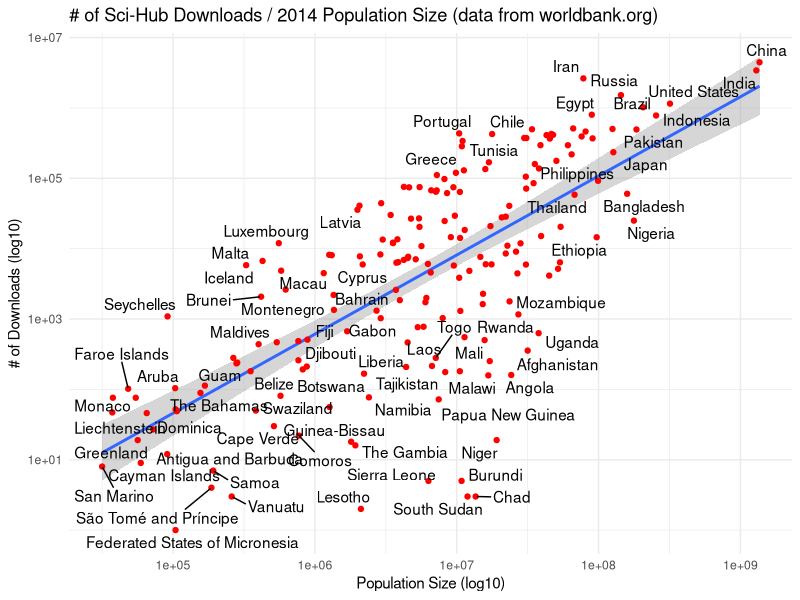
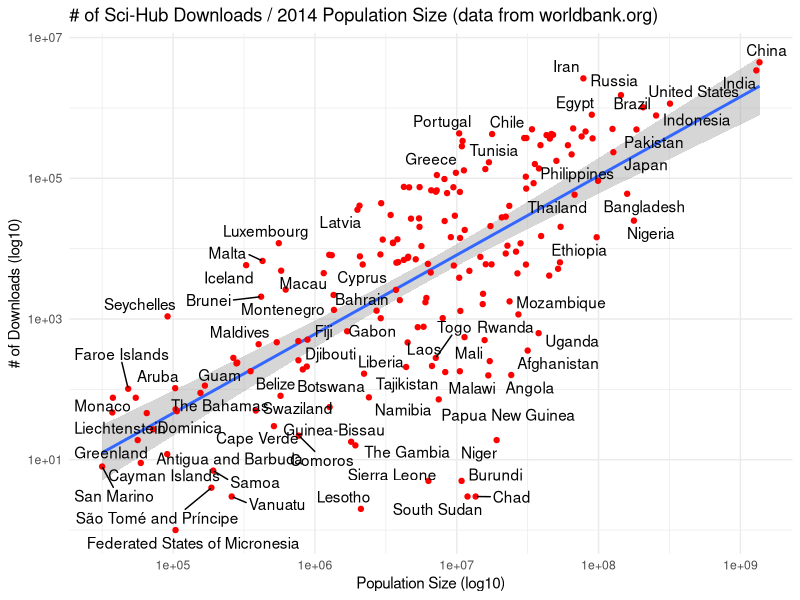
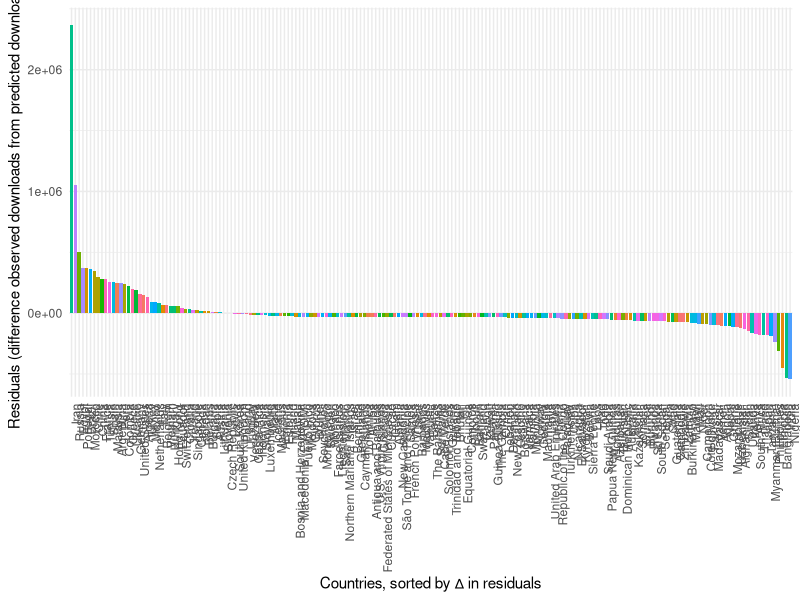
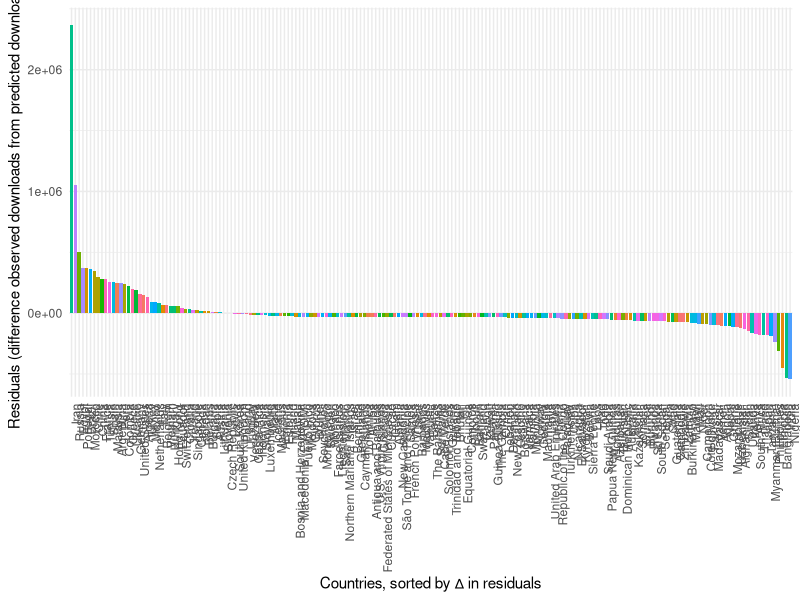
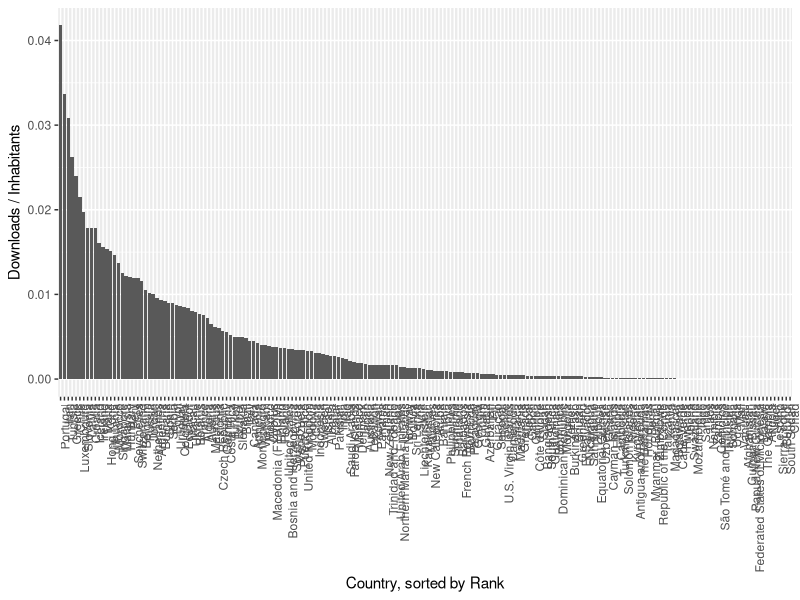
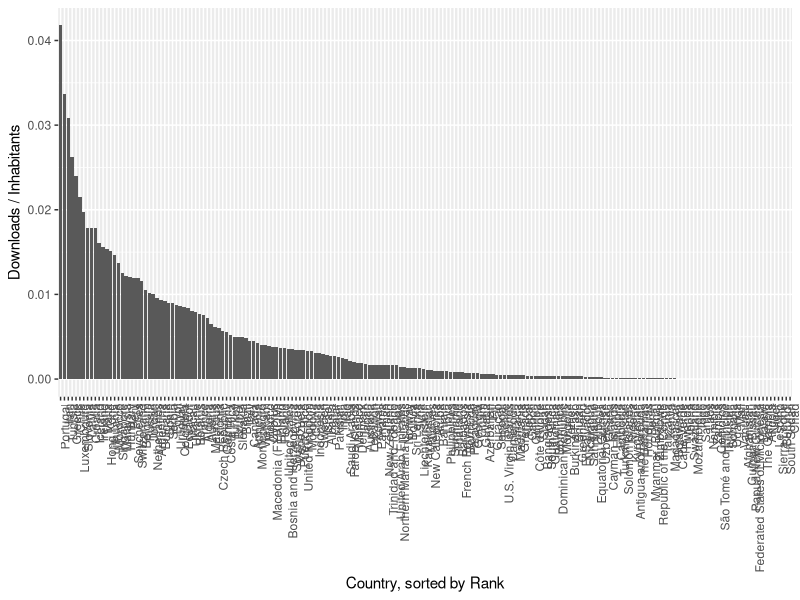
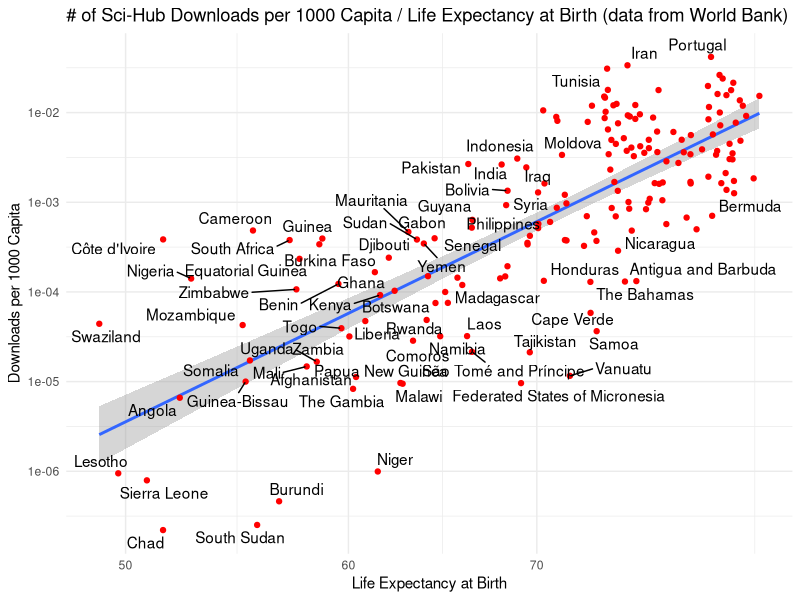
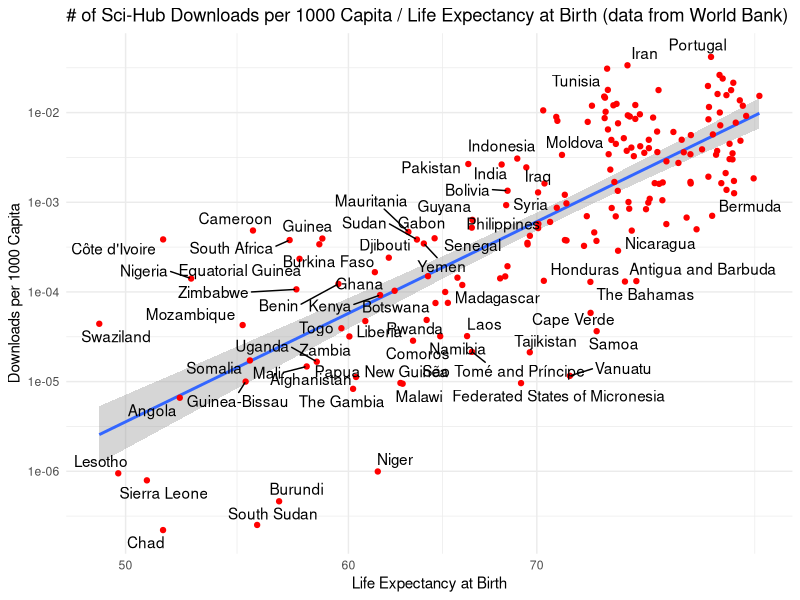

Generate these figures, in order, with R:
library(ggplot2)
library(ggrepel)
library(ggthemes)

# now revised for the better mapping and world bank data

# read scihub aggregate data
sh <- read.csv(file="downloads_country.csv",sep="\t",stringsAsFactors=FALSE)
sh$Country <- trimws(sh$Country)

# read country mapping
mapping <- read.csv(file="mapping_countrynames_iso_3166.csv",sep="\t",stringsAsFactors=FALSE)
mapping$ISO.3166.1.alpha.3 <- trimws(mapping$ISO.3166.1.alpha.3)

# read worldbank data
wb <- read.csv(file="worldbank_2014_data.csv",sep=",",stringsAsFactors=FALSE)

# merge all 3
sh <- merge(sh,mapping,by.x=c("Country"),by.y=c("Country.Name.SciHub"))
sh <- merge(sh,wb,by.x=c("ISO.3166.1.alpha.3"),by.y=c("Country.Code"))
sh$Downloads.per.capita <- sh$Downloads/sh$Total.Population
sh$Downloads.per.1000capita <- sh$Downloads.per.capita * 1000
# general plot

p <- ggplot(sh,aes(x=sh$Total.Population,y=sh$Downloads,label=sh$Country)) + stat_smooth(method="glm")+ geom_point(color="red") + geom_text_repel() + scale_x_log10("Population Size (log10)") + scale_y_log10("# of Downloads (log10)") + theme_minimal() + ggtitle("# of Sci-Hub Downloads / 2014 Population Size (data from worldbank.org)")
ggsave("graphs/downloads_per_population.pdf", width = 594, height = 210, units = "mm")
ggsave("graphs/downloads_per_population.png", width = 594, height = 210, units = "mm")

# residuals

sh$residuals_population <- residuals(glm(sh$Downloads ~ sh$Total.Population))
p <- ggplot(sh,aes(x = reorder(Country, -residuals_population), y=residuals_population,fill=Country)) + geom_bar(stat="identity") + theme_minimal() + theme(axis.text.x = element_text(angle = 90, hjust = 1)) + scale_y_continuous("Residuals (difference observed downloads from predicted downloads)") + scale_fill_discrete(guide = FALSE) + scale_x_discrete("Countries, sorted by ∆ in residuals")

ggsave("graphs/downloads_per_population_residuals.pdf", width = 594, height = 220, units = "mm")
ggsave("graphs/downloads_per_population_residuals.png", width = 594, height = 220, units = "mm")

# sorted by downloads / 1.000 inhabitants

p <- ggplot(sh,aes(x=reorder(Country, -Downloads.per.capita),y=Downloads.per.capita)) + geom_bar(stat="identity") + theme(axis.text.x = element_text(angle = 90, hjust = 1)) + scale_x_discrete("Country, sorted by Rank") + scale_y_continuous("Downloads / Inhabitants")

ggsave("graphs/downloads_per_population_ranked.pdf", width = 594, height = 220, units = "mm")
ggsave("graphs/downloads_per_population_ranked.png", width = 594, height = 220, units = "mm")

# correlation downloads per 1000 capita / life expectancy

p <- ggplot(sh,aes(x=Life.Expectancy.at.Birth,y=Downloads.per.capita,label=Country)) + stat_smooth(method="glm") + geom_point(color="red") + geom_text_repel() + scale_x_log10("Life Expectancy at Birth") + scale_y_log10("Downloads per 1000 Capita") + theme_minimal() + ggtitle("# of Sci-Hub Downloads per 1000 Capita / Life Expectancy at Birth (data from World Bank)")
ggsave("graphs/normalized_downloads_life_expectancy.pdf", width = 594, height = 220, units = "mm")
ggsave("graphs/normalized_downloads_life_expectancy.png", width = 594, height = 220, units = "mm")

# correlation downloads per 1000 capita / internet users amongst 100 people

p <- ggplot(sh,aes(x=Internet.Users..per.100.People.,y=Downloads.per.capita,label=Country)) + stat_smooth(method="glm") + geom_point(color="red") + geom_text_repel() + scale_x_log10("Internet Users per 100 People") + scale_y_log10("Downloads per 1000 Capita") + theme_minimal() + ggtitle("# of Sci-Hub Downloads per 1000 Capita / Internet Users per 100 People (data from World Bank)")
ggsave("graphs/normalized_downloads_internet_users.pdf", width = 594, height = 220, units = "mm")
ggsave("graphs/normalized_downloads_internet_users.png", width = 594, height = 220, units = "mm")

# correlation downloads per 1000 capita / % unemployed workforce
p <- ggplot(sh,aes(x=Total.Unemployment..,y=Downloads.per.capita,label=Country)) + stat_smooth(method="glm") + geom_point(color="red") + geom_text_repel() + scale_x_log10("Percent Unemployed Workforce") + scale_y_log10("Downloads per 1000 Capita") + theme_minimal() + ggtitle("# of Sci-Hub Downloads per 1000 Capita / Percent Unemployed Workforce (data from World Bank)")
ggsave("graphs/normalized_downloads_unemployment.pdf", width = 594, height = 220, units = "mm")
ggsave("graphs/normalized_downloads_unemployment.png", width = 594, height = 220, units = "mm")

# correlation downloads per 1000 capita / GDP per Capita
p <- ggplot(sh,aes(x=GDP.per.capita..current.USD.,y=Downloads.per.capita,label=Country)) + stat_smooth(method="glm") + geom_point(color="red") + geom_text_repel() + scale_x_log10("GDP per Capita") + scale_y_log10("Downloads per 1000 Capita") + theme_minimal() + ggtitle("# of Sci-Hub Downloads per 1000 Capita / GDP per Capita (data from World Bank)")
ggsave("graphs/normalized_downloads_unemployment.pdf", width = 594, height = 220, units = "mm")
ggsave("graphs/normalized_downloads_unemployment.png", width = 594, height = 220, units = "mm")

# internet users / GDP
p <- ggplot(sh,aes(x=GDP.per.capita..current.USD.,y=Internet.Users..per.100.People.,label=Country)) + stat_smooth(method="glm") + geom_point(color="red") + geom_text_repel() + scale_x_log10("GDP per Capita") + scale_y_log10("Internet Users per 100 Capita") + theme_minimal() + ggtitle("# of Internet Users amongst 100 People / GDP per Capita (data from World Bank)")
ggsave("graphs/gdp_vs_internet.pdf", width = 594, height = 220, units = "mm")
ggsave("graphs/gdp_vs_internet.png", width = 594, height = 220, units = "mm")
